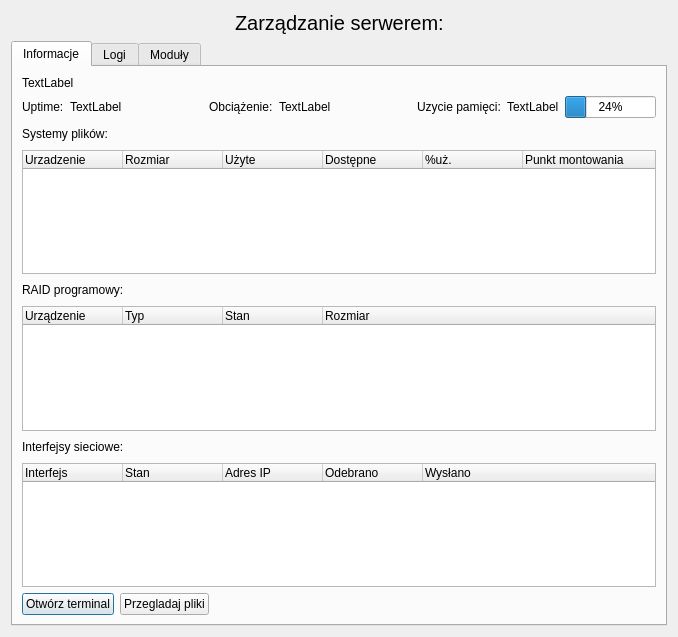
<?xml version="1.0" encoding="UTF-8"?>
<ui version="4.0">
 <class>DialogServerManage</class>
 <widget class="QDialog" name="DialogServerManage">
  <property name="geometry">
   <rect>
    <x>0</x>
    <y>0</y>
    <width>678</width>
    <height>637</height>
   </rect>
  </property>
  <property name="font">
   <font>
    <pointsize>15</pointsize>
   </font>
  </property>
  <property name="windowTitle">
   <string>Dialog</string>
  </property>
  <layout class="QVBoxLayout" name="verticalLayout">
   <item>
    <layout class="QHBoxLayout" name="horizontalLayout">
     <item>
      <spacer name="horizontalSpacer">
       <property name="orientation">
        <enum>Qt::Horizontal</enum>
       </property>
       <property name="sizeHint" stdset="0">
        <size>
         <width>118</width>
         <height>20</height>
        </size>
       </property>
      </spacer>
     </item>
     <item>
      <widget class="QLabel" name="lTitle">
       <property name="text">
        <string>Zarządzanie serwerem:</string>
       </property>
      </widget>
     </item>
     <item>
      <spacer name="horizontalSpacer_2">
       <property name="orientation">
        <enum>Qt::Horizontal</enum>
       </property>
       <property name="sizeHint" stdset="0">
        <size>
         <width>128</width>
         <height>20</height>
        </size>
       </property>
      </spacer>
     </item>
    </layout>
   </item>
   <item>
    <widget class="QTabWidget" name="tabWidget">
     <property name="font">
      <font>
       <pointsize>9</pointsize>
      </font>
     </property>
     <property name="currentIndex">
      <number>0</number>
     </property>
     <widget class="QWidget" name="tabInfo">
      <attribute name="title">
       <string>Informacje</string>
      </attribute>
      <layout class="QVBoxLayout" name="verticalLayout_2">
       <item>
        <layout class="QHBoxLayout" name="horizontalLayout_5">
         <item>
          <widget class="QLabel" name="lUname">
           <property name="text">
            <string>TextLabel</string>
           </property>
           <property name="wordWrap">
            <bool>true</bool>
           </property>
          </widget>
         </item>
        </layout>
       </item>
       <item>
        <layout class="QHBoxLayout" name="horizontalLayout_2">
         <item>
          <widget class="QLabel" name="label_2">
           <property name="text">
            <string>Uptime:</string>
           </property>
          </widget>
         </item>
         <item>
          <widget class="QLabel" name="lUptime">
           <property name="text">
            <string>TextLabel</string>
           </property>
          </widget>
         </item>
         <item>
          <spacer name="horizontalSpacer_5">
           <property name="orientation">
            <enum>Qt::Horizontal</enum>
           </property>
           <property name="sizeHint" stdset="0">
            <size>
             <width>40</width>
             <height>20</height>
            </size>
           </property>
          </spacer>
         </item>
         <item>
          <widget class="QLabel" name="label_3">
           <property name="text">
            <string>Obciążenie:</string>
           </property>
          </widget>
         </item>
         <item>
          <widget class="QLabel" name="lLoad">
           <property name="text">
            <string>TextLabel</string>
           </property>
          </widget>
         </item>
         <item>
          <spacer name="horizontalSpacer_6">
           <property name="orientation">
            <enum>Qt::Horizontal</enum>
           </property>
           <property name="sizeHint" stdset="0">
            <size>
             <width>40</width>
             <height>20</height>
            </size>
           </property>
          </spacer>
         </item>
         <item>
          <widget class="QLabel" name="label">
           <property name="text">
            <string>Uzycie pamięci:</string>
           </property>
          </widget>
         </item>
         <item>
          <widget class="QLabel" name="lmemUsage">
           <property name="text">
            <string>TextLabel</string>
           </property>
          </widget>
         </item>
         <item>
          <widget class="QProgressBar" name="pbMemUsage">
           <property name="value">
            <number>24</number>
           </property>
          </widget>
         </item>
        </layout>
       </item>
       <item>
        <layout class="QHBoxLayout" name="horizontalLayout_6">
         <item>
          <widget class="QLabel" name="label_4">
           <property name="text">
            <string>Systemy plików:</string>
           </property>
          </widget>
         </item>
         <item>
          <spacer name="horizontalSpacer_4">
           <property name="orientation">
            <enum>Qt::Horizontal</enum>
           </property>
           <property name="sizeHint" stdset="0">
            <size>
             <width>40</width>
             <height>20</height>
            </size>
           </property>
          </spacer>
         </item>
        </layout>
       </item>
       <item>
        <widget class="QTreeWidget" name="twFs">
         <property name="selectionMode">
          <enum>QAbstractItemView::NoSelection</enum>
         </property>
         <property name="rootIsDecorated">
          <bool>false</bool>
         </property>
         <column>
          <property name="text">
           <string>Urzadzenie</string>
          </property>
         </column>
         <column>
          <property name="text">
           <string>Rozmiar</string>
          </property>
         </column>
         <column>
          <property name="text">
           <string>Użyte</string>
          </property>
         </column>
         <column>
          <property name="text">
           <string>Dostępne</string>
          </property>
         </column>
         <column>
          <property name="text">
           <string>%uż.</string>
          </property>
         </column>
         <column>
          <property name="text">
           <string>Punkt montowania</string>
          </property>
         </column>
        </widget>
       </item>
       <item>
        <layout class="QHBoxLayout" name="horizontalLayout_3">
         <item>
          <widget class="QLabel" name="label_6">
           <property name="text">
            <string>RAID programowy:</string>
           </property>
          </widget>
         </item>
         <item>
          <spacer name="horizontalSpacer_7">
           <property name="orientation">
            <enum>Qt::Horizontal</enum>
           </property>
           <property name="sizeHint" stdset="0">
            <size>
             <width>40</width>
             <height>20</height>
            </size>
           </property>
          </spacer>
         </item>
        </layout>
       </item>
       <item>
        <widget class="QTreeWidget" name="twRaid">
         <property name="selectionMode">
          <enum>QAbstractItemView::NoSelection</enum>
         </property>
         <property name="rootIsDecorated">
          <bool>false</bool>
         </property>
         <column>
          <property name="text">
           <string>Urządzenie</string>
          </property>
         </column>
         <column>
          <property name="text">
           <string>Typ</string>
          </property>
         </column>
         <column>
          <property name="text">
           <string>Stan</string>
          </property>
         </column>
         <column>
          <property name="text">
           <string>Rozmiar</string>
          </property>
         </column>
        </widget>
       </item>
       <item>
        <layout class="QHBoxLayout" name="horizontalLayout_4">
         <item>
          <widget class="QLabel" name="label_5">
           <property name="text">
            <string>Interfejsy sieciowe:</string>
           </property>
          </widget>
         </item>
         <item>
          <spacer name="horizontalSpacer_8">
           <property name="orientation">
            <enum>Qt::Horizontal</enum>
           </property>
           <property name="sizeHint" stdset="0">
            <size>
             <width>40</width>
             <height>20</height>
            </size>
           </property>
          </spacer>
         </item>
        </layout>
       </item>
       <item>
        <widget class="QTreeWidget" name="twIfaces">
         <property name="selectionMode">
          <enum>QAbstractItemView::NoSelection</enum>
         </property>
         <property name="rootIsDecorated">
          <bool>false</bool>
         </property>
         <column>
          <property name="text">
           <string>Interfejs</string>
          </property>
         </column>
         <column>
          <property name="text">
           <string>Stan</string>
          </property>
         </column>
         <column>
          <property name="text">
           <string>Adres IP</string>
          </property>
         </column>
         <column>
          <property name="text">
           <string>Odebrano</string>
          </property>
         </column>
         <column>
          <property name="text">
           <string>Wysłano</string>
          </property>
         </column>
        </widget>
       </item>
       <item>
        <layout class="QHBoxLayout" name="horizontalLayout_8">
         <item>
          <widget class="QPushButton" name="bntTerminalOpen">
           <property name="text">
            <string>Otwórz terminal</string>
           </property>
          </widget>
         </item>
         <item>
          <widget class="QPushButton" name="bntBrowserOpen">
           <property name="text">
            <string>Przegladaj pliki</string>
           </property>
          </widget>
         </item>
         <item>
          <spacer name="horizontalSpacer_3">
           <property name="orientation">
            <enum>Qt::Horizontal</enum>
           </property>
           <property name="sizeHint" stdset="0">
            <size>
             <width>40</width>
             <height>20</height>
            </size>
           </property>
          </spacer>
         </item>
        </layout>
       </item>
      </layout>
     </widget>
     <widget class="QWidget" name="tab">
      <attribute name="title">
       <string>Logi</string>
      </attribute>
      <layout class="QVBoxLayout" name="verticalLayout_3">
       <item>
        <layout class="QHBoxLayout" name="horizontalLayout_7">
         <item>
          <widget class="QLabel" name="label_7">
           <property name="text">
            <string>Plik:</string>
           </property>
          </widget>
         </item>
         <item>
          <widget class="QComboBox" name="cbLogFile">
           <property name="editable">
            <bool>true</bool>
           </property>
          </widget>
         </item>
         <item>
          <widget class="QPushButton" name="bntLoadLog">
           <property name="text">
            <string>Pokaż</string>
           </property>
          </widget>
         </item>
         <item>
          <spacer name="horizontalSpacer_10">
           <property name="orientation">
            <enum>Qt::Horizontal</enum>
           </property>
           <property name="sizeHint" stdset="0">
            <size>
             <width>40</width>
             <height>20</height>
            </size>
           </property>
          </spacer>
         </item>
         <item>
          <widget class="QLabel" name="label_8">
           <property name="text">
            <string>Ilośc lini:</string>
           </property>
          </widget>
         </item>
         <item>
          <widget class="QSpinBox" name="sbLogLines">
           <property name="minimum">
            <number>1</number>
           </property>
           <property name="maximum">
            <number>200</number>
           </property>
           <property name="value">
            <number>20</number>
           </property>
          </widget>
         </item>
         <item>
          <spacer name="horizontalSpacer_9">
           <property name="orientation">
            <enum>Qt::Horizontal</enum>
           </property>
           <property name="sizeHint" stdset="0">
            <size>
             <width>40</width>
             <height>20</height>
            </size>
           </property>
          </spacer>
         </item>
         <item>
          <widget class="QCheckBox" name="cbLogRefresh">
           <property name="text">
            <string>Odświeżaj</string>
           </property>
          </widget>
         </item>
        </layout>
       </item>
       <item>
        <widget class="QPlainTextEdit" name="pteLogContent">
         <property name="readOnly">
          <bool>true</bool>
         </property>
        </widget>
       </item>
      </layout>
     </widget>
     <widget class="QWidget" name="tab_2">
      <attribute name="title">
       <string>Moduły</string>
      </attribute>
      <layout class="QVBoxLayout" name="verticalLayout_4">
       <item>
        <widget class="QListWidget" name="lwModules"/>
       </item>
       <item>
        <layout class="QHBoxLayout" name="horizontalLayout_9">
         <item>
          <widget class="QPushButton" name="bntModulesSave">
           <property name="text">
            <string>Zapisz</string>
           </property>
          </widget>
         </item>
         <item>
          <widget class="QPushButton" name="bntModulesCancel">
           <property name="text">
            <string>Anuluj</string>
           </property>
          </widget>
         </item>
         <item>
          <widget class="QPushButton" name="bntModulesApply">
           <property name="text">
            <string>Zastosuj</string>
           </property>
          </widget>
         </item>
         <item>
          <spacer name="horizontalSpacer_11">
           <property name="orientation">
            <enum>Qt::Horizontal</enum>
           </property>
           <property name="sizeHint" stdset="0">
            <size>
             <width>40</width>
             <height>20</height>
            </size>
           </property>
          </spacer>
         </item>
        </layout>
       </item>
      </layout>
     </widget>
    </widget>
   </item>
  </layout>
 </widget>
 <tabstops>
  <tabstop>twFs</tabstop>
  <tabstop>twRaid</tabstop>
  <tabstop>twIfaces</tabstop>
  <tabstop>cbLogFile</tabstop>
  <tabstop>sbLogLines</tabstop>
  <tabstop>cbLogRefresh</tabstop>
  <tabstop>pteLogContent</tabstop>
  <tabstop>tabWidget</tabstop>
 </tabstops>
 <resources/>
 <connections/>
</ui>
